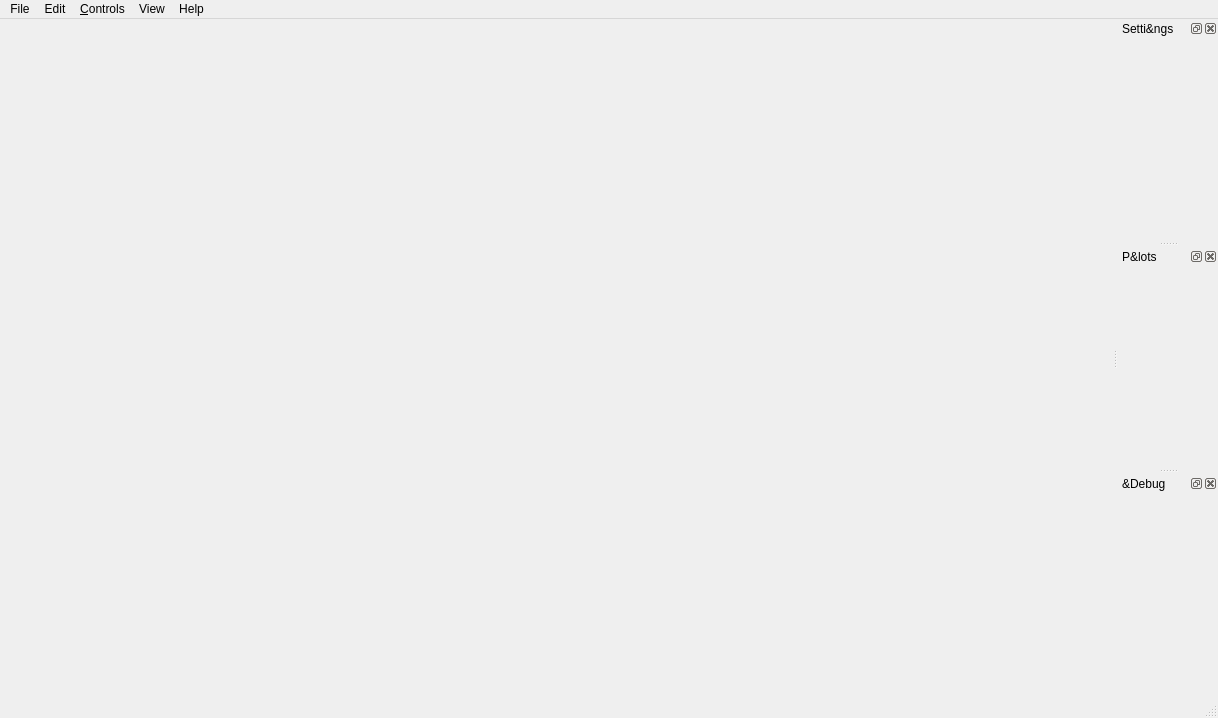
<?xml version="1.0" encoding="UTF-8"?>
<ui version="4.0">
 <class>MainWindow</class>
 <widget class="QMainWindow" name="MainWindow">
  <property name="geometry">
   <rect>
    <x>0</x>
    <y>0</y>
    <width>1218</width>
    <height>718</height>
   </rect>
  </property>
  <property name="minimumSize">
   <size>
    <width>300</width>
    <height>300</height>
   </size>
  </property>
  <property name="windowTitle">
   <string>Spirit - Atomistic Spin Code (QT UI)</string>
  </property>
  <property name="unifiedTitleAndToolBarOnMac">
   <bool>true</bool>
  </property>
  <widget class="QWidget" name="centralwidget">
   <property name="sizePolicy">
    <sizepolicy hsizetype="Preferred" vsizetype="Preferred">
     <horstretch>0</horstretch>
     <verstretch>0</verstretch>
    </sizepolicy>
   </property>
   <property name="minimumSize">
    <size>
     <width>100</width>
     <height>100</height>
    </size>
   </property>
   <layout class="QHBoxLayout" name="horizontalLayout_2" stretch="3">
    <property name="sizeConstraint">
     <enum>QLayout::SetNoConstraint</enum>
    </property>
    <property name="leftMargin">
     <number>0</number>
    </property>
    <property name="topMargin">
     <number>0</number>
    </property>
    <property name="rightMargin">
     <number>0</number>
    </property>
    <property name="bottomMargin">
     <number>0</number>
    </property>
    <item>
     <layout class="QVBoxLayout" name="verticalLayout" stretch="30,0">
      <property name="sizeConstraint">
       <enum>QLayout::SetNoConstraint</enum>
      </property>
      <item>
       <layout class="QGridLayout" name="gridLayout" rowstretch="0" rowminimumheight="0" columnminimumwidth="0">
        <property name="sizeConstraint">
         <enum>QLayout::SetNoConstraint</enum>
        </property>
        <property name="leftMargin">
         <number>0</number>
        </property>
        <property name="topMargin">
         <number>0</number>
        </property>
       </layout>
      </item>
      <item>
       <layout class="QGridLayout" name="gridLayout_2"/>
      </item>
     </layout>
    </item>
   </layout>
  </widget>
  <widget class="QStatusBar" name="statusBar"/>
  <widget class="QMenuBar" name="menuBar">
   <property name="geometry">
    <rect>
     <x>0</x>
     <y>0</y>
     <width>1218</width>
     <height>22</height>
    </rect>
   </property>
   <widget class="QMenu" name="menuFile">
    <property name="title">
     <string>File</string>
    </property>
    <addaction name="actionLoad_Configuration"/>
    <addaction name="actionSave_Cfg_File"/>
    <addaction name="separator"/>
    <addaction name="actionLoad_Spin_Configuration"/>
    <addaction name="actionLoad_Spin_Configuration_Chain"/>
    <addaction name="separator"/>
    <addaction name="action_Save_Spin_Configuration"/>
    <addaction name="actionSave_Spin_Configuration_Chain"/>
    <addaction name="separator"/>
    <addaction name="actionSave_Energy_per_Spin"/>
    <addaction name="actionSave_Energies"/>
    <addaction name="actionSave_Energies_Interpolated"/>
    <addaction name="separator"/>
    <addaction name="actionTake_Screenshot"/>
   </widget>
   <widget class="QMenu" name="menuEdit">
    <property name="title">
     <string>Edit</string>
    </property>
    <addaction name="actionCut_Configuration"/>
    <addaction name="actionCopy_Configuration"/>
    <addaction name="actionPaste_Configuration"/>
    <addaction name="actionInsert_Left"/>
    <addaction name="actionInsert_Right"/>
    <addaction name="actionDelete_Configuration"/>
   </widget>
   <widget class="QMenu" name="menuHelp">
    <property name="title">
     <string>Help</string>
    </property>
    <addaction name="actionKey_Bindings"/>
    <addaction name="actionAbout_this_Application"/>
   </widget>
   <widget class="QMenu" name="menuView">
    <property name="title">
     <string>View</string>
    </property>
    <addaction name="actionToggle_infowidget"/>
    <addaction name="actionShow_Settings"/>
    <addaction name="actionShow_Plots"/>
    <addaction name="actionShow_Debug"/>
    <addaction name="actionToggle_Geometry"/>
    <addaction name="separator"/>
    <addaction name="actionToggle_camera_projection"/>
    <addaction name="separator"/>
    <addaction name="actionRegular_mode"/>
    <addaction name="actionIsosurface_mode"/>
    <addaction name="actionSlab_mode_X"/>
    <addaction name="actionSlab_mode_Y"/>
    <addaction name="actionSlab_mode_Z"/>
    <addaction name="separator"/>
    <addaction name="actionToggle_visualisation"/>
    <addaction name="actionToggle_large_visualisation"/>
    <addaction name="actionToggle_fullscreen_window"/>
   </widget>
   <widget class="QMenu" name="menuControls">
    <property name="title">
     <string>&amp;Controls</string>
    </property>
    <addaction name="actionPlay_Pause_Simulation"/>
    <addaction name="actionRandomize_Spins"/>
    <addaction name="actionCycle_Method"/>
    <addaction name="actionCycle_Solver"/>
    <addaction name="actionToggle_Dragging_mode"/>
   </widget>
   <addaction name="menuFile"/>
   <addaction name="menuEdit"/>
   <addaction name="menuControls"/>
   <addaction name="menuView"/>
   <addaction name="menuHelp"/>
  </widget>
  <widget class="QDockWidget" name="dockWidget_Settings">
   <property name="sizePolicy">
    <sizepolicy hsizetype="Minimum" vsizetype="Preferred">
     <horstretch>0</horstretch>
     <verstretch>0</verstretch>
    </sizepolicy>
   </property>
   <property name="minimumSize">
    <size>
     <width>100</width>
     <height>50</height>
    </size>
   </property>
   <property name="maximumSize">
    <size>
     <width>524287</width>
     <height>524287</height>
    </size>
   </property>
   <property name="baseSize">
    <size>
     <width>160</width>
     <height>0</height>
    </size>
   </property>
   <property name="floating">
    <bool>false</bool>
   </property>
   <property name="windowTitle">
    <string>Setti&amp;ngs</string>
   </property>
   <attribute name="dockWidgetArea">
    <number>2</number>
   </attribute>
   <widget class="QWidget" name="dockWidgetContents">
    <layout class="QGridLayout" name="gridLayout_4"/>
   </widget>
  </widget>
  <widget class="QDockWidget" name="dockWidget_Plots">
   <property name="sizePolicy">
    <sizepolicy hsizetype="Minimum" vsizetype="Preferred">
     <horstretch>0</horstretch>
     <verstretch>0</verstretch>
    </sizepolicy>
   </property>
   <property name="minimumSize">
    <size>
     <width>100</width>
     <height>50</height>
    </size>
   </property>
   <property name="maximumSize">
    <size>
     <width>524287</width>
     <height>524287</height>
    </size>
   </property>
   <property name="baseSize">
    <size>
     <width>160</width>
     <height>0</height>
    </size>
   </property>
   <property name="windowTitle">
    <string>P&amp;lots</string>
   </property>
   <attribute name="dockWidgetArea">
    <number>2</number>
   </attribute>
   <widget class="QWidget" name="dockWidgetContents_2">
    <layout class="QGridLayout" name="gridLayout_5"/>
   </widget>
  </widget>
  <widget class="QDockWidget" name="dockWidget_Debug">
   <property name="sizePolicy">
    <sizepolicy hsizetype="Minimum" vsizetype="Preferred">
     <horstretch>0</horstretch>
     <verstretch>0</verstretch>
    </sizepolicy>
   </property>
   <property name="minimumSize">
    <size>
     <width>100</width>
     <height>50</height>
    </size>
   </property>
   <property name="maximumSize">
    <size>
     <width>524287</width>
     <height>524287</height>
    </size>
   </property>
   <property name="baseSize">
    <size>
     <width>160</width>
     <height>0</height>
    </size>
   </property>
   <property name="windowTitle">
    <string>&amp;Debug</string>
   </property>
   <attribute name="dockWidgetArea">
    <number>2</number>
   </attribute>
   <widget class="QWidget" name="dockWidgetContents_6">
    <layout class="QGridLayout" name="gridLayout_6"/>
   </widget>
  </widget>
  <action name="actionOpenFile">
   <property name="enabled">
    <bool>true</bool>
   </property>
   <property name="text">
    <string>Open File...</string>
   </property>
  </action>
  <action name="actionExit">
   <property name="text">
    <string>Exit</string>
   </property>
  </action>
  <action name="actionPrint">
   <property name="text">
    <string>Print</string>
   </property>
  </action>
  <action name="actionHelp">
   <property name="text">
    <string>Help</string>
   </property>
  </action>
  <action name="actionSave">
   <property name="text">
    <string>Save</string>
   </property>
  </action>
  <action name="actionLoad_Spin_Configuration">
   <property name="text">
    <string>Load Spin &amp;Configuration</string>
   </property>
  </action>
  <action name="actionSave_2">
   <property name="text">
    <string>(Save)</string>
   </property>
  </action>
  <action name="actionCopy">
   <property name="text">
    <string>(&amp;Copy)</string>
   </property>
  </action>
  <action name="actionPaste">
   <property name="text">
    <string>(&amp;Paste)</string>
   </property>
  </action>
  <action name="actionCopy_Configuration">
   <property name="text">
    <string>Copy &amp;System</string>
   </property>
  </action>
  <action name="actionPaste_Configuration">
   <property name="text">
    <string>&amp;Paste System</string>
   </property>
  </action>
  <action name="actionDelete_Configuration">
   <property name="text">
    <string>&amp;Delete System</string>
   </property>
  </action>
  <action name="actionAbout_this_Application">
   <property name="text">
    <string>&amp;About</string>
   </property>
  </action>
  <action name="actionShow_Settings">
   <property name="checkable">
    <bool>true</bool>
   </property>
   <property name="text">
    <string>&amp;Toggle Settings</string>
   </property>
  </action>
  <action name="actionShow_Plots">
   <property name="checkable">
    <bool>true</bool>
   </property>
   <property name="text">
    <string>Toggle &amp;Plots</string>
   </property>
  </action>
  <action name="actionShow_Debug">
   <property name="checkable">
    <bool>true</bool>
   </property>
   <property name="text">
    <string>Toggle &amp;Debug</string>
   </property>
  </action>
  <action name="action_Load_Spin_System">
   <property name="text">
    <string>(Load Sp&amp;in System)</string>
   </property>
  </action>
  <action name="action_Load_Spin_System_Chain">
   <property name="text">
    <string>(Load Spi&amp;n System Chain)</string>
   </property>
  </action>
  <action name="actionLoad_Configuration">
   <property name="text">
    <string>&amp;Load Cfg File</string>
   </property>
  </action>
  <action name="action_Save_Spin_Configuration">
   <property name="text">
    <string>Sa&amp;ve Spin Configuration</string>
   </property>
  </action>
  <action name="actionSave_Energies">
   <property name="text">
    <string>&amp;Save Energies of the Chain</string>
   </property>
  </action>
  <action name="action_Load_LLG_Parameters">
   <property name="text">
    <string>(Load LLG &amp;Parameters)</string>
   </property>
  </action>
  <action name="action_Load_GNEB_Parameters">
   <property name="text">
    <string>(Load &amp;GNEB Parameters)</string>
   </property>
  </action>
  <action name="action_Load_Debug_Parameters">
   <property name="text">
    <string>(Load &amp;Debug Parameters)</string>
   </property>
  </action>
  <action name="actionLoad_Hamiltonian">
   <property name="text">
    <string>(Load &amp;Hamiltonian)</string>
   </property>
  </action>
  <action name="actionLoad_Spin_Configuration_Chain">
   <property name="text">
    <string>Load Spin Configuration Chain</string>
   </property>
  </action>
  <action name="actionSave_Spin_Configuration_Chain">
   <property name="text">
    <string>Save Spin Configuration Chain</string>
   </property>
  </action>
  <action name="actionKey_Bindings">
   <property name="text">
    <string>&amp;Key Bindings</string>
   </property>
  </action>
  <action name="actionToggle_large_visualisation">
   <property name="checkable">
    <bool>true</bool>
   </property>
   <property name="text">
    <string>Toggle &amp;large visualisation</string>
   </property>
  </action>
  <action name="actionToggle_fullscreen_window">
   <property name="checkable">
    <bool>true</bool>
   </property>
   <property name="text">
    <string>Toggle &amp;fullscreen window</string>
   </property>
  </action>
  <action name="actionToggle_Dragging_mode">
   <property name="checkable">
    <bool>true</bool>
   </property>
   <property name="text">
    <string>&amp;Toggle &quot;Dragging&quot; mode</string>
   </property>
  </action>
  <action name="actionTake_Screenshot">
   <property name="text">
    <string>&amp;Take Screenshot</string>
   </property>
  </action>
  <action name="actionToggle_camera_projection">
   <property name="text">
    <string>Toggle &amp;camera projection</string>
   </property>
  </action>
  <action name="actionToggle_visualisation">
   <property name="checkable">
    <bool>true</bool>
   </property>
   <property name="text">
    <string>Toggle &amp;visualisation</string>
   </property>
  </action>
  <action name="actionRegular_mode">
   <property name="text">
    <string>&amp;Regular mode</string>
   </property>
  </action>
  <action name="actionIsosurface_mode">
   <property name="text">
    <string>&amp;Isosurface mode</string>
   </property>
  </action>
  <action name="actionSlab_mode_X">
   <property name="text">
    <string>&amp;Slab mode X</string>
   </property>
  </action>
  <action name="actionSlab_mode_Y">
   <property name="text">
    <string>Slab &amp;mode Y</string>
   </property>
  </action>
  <action name="actionSlab_mode_Z">
   <property name="text">
    <string>Slab mode &amp;Z</string>
   </property>
  </action>
  <action name="actionInsert_Left">
   <property name="text">
    <string>&amp;Insert Left</string>
   </property>
  </action>
  <action name="actionInsert_Right">
   <property name="text">
    <string>Insert &amp;Right</string>
   </property>
  </action>
  <action name="actionCut_Configuration">
   <property name="text">
    <string>&amp;Cut System</string>
   </property>
  </action>
  <action name="actionPlay_Pause_Simulation">
   <property name="text">
    <string>&amp;Play/Pause Simulation</string>
   </property>
  </action>
  <action name="actionCycle_Method">
   <property name="text">
    <string>&amp;Cycle Method</string>
   </property>
  </action>
  <action name="actionCycle_Solver">
   <property name="text">
    <string>Cycle &amp;Solver</string>
   </property>
  </action>
  <action name="actionRandomize_Spins">
   <property name="text">
    <string>&amp;Randomize Spins</string>
   </property>
  </action>
  <action name="actionSave_Energy_per_Spin">
   <property name="text">
    <string>Save Energy &amp;per Spin</string>
   </property>
  </action>
  <action name="actionSave_Energies_Interpolated">
   <property name="text">
    <string>Save &amp;Interpolated Energies of the Chain</string>
   </property>
  </action>
  <action name="actionSave_Cfg_File">
   <property name="text">
    <string>Save Cfg File</string>
   </property>
  </action>
  <action name="actionToggle_Geometry">
   <property name="checkable">
    <bool>true</bool>
   </property>
   <property name="text">
    <string>Toggle Geometry</string>
   </property>
  </action>
  <action name="actionToggle_infowidget">
   <property name="checkable">
    <bool>true</bool>
   </property>
   <property name="text">
    <string>Toggle Info-Widget</string>
   </property>
  </action>
 </widget>
 <resources>
  <include location="../resources.qrc"/>
 </resources>
 <connections/>
</ui>
